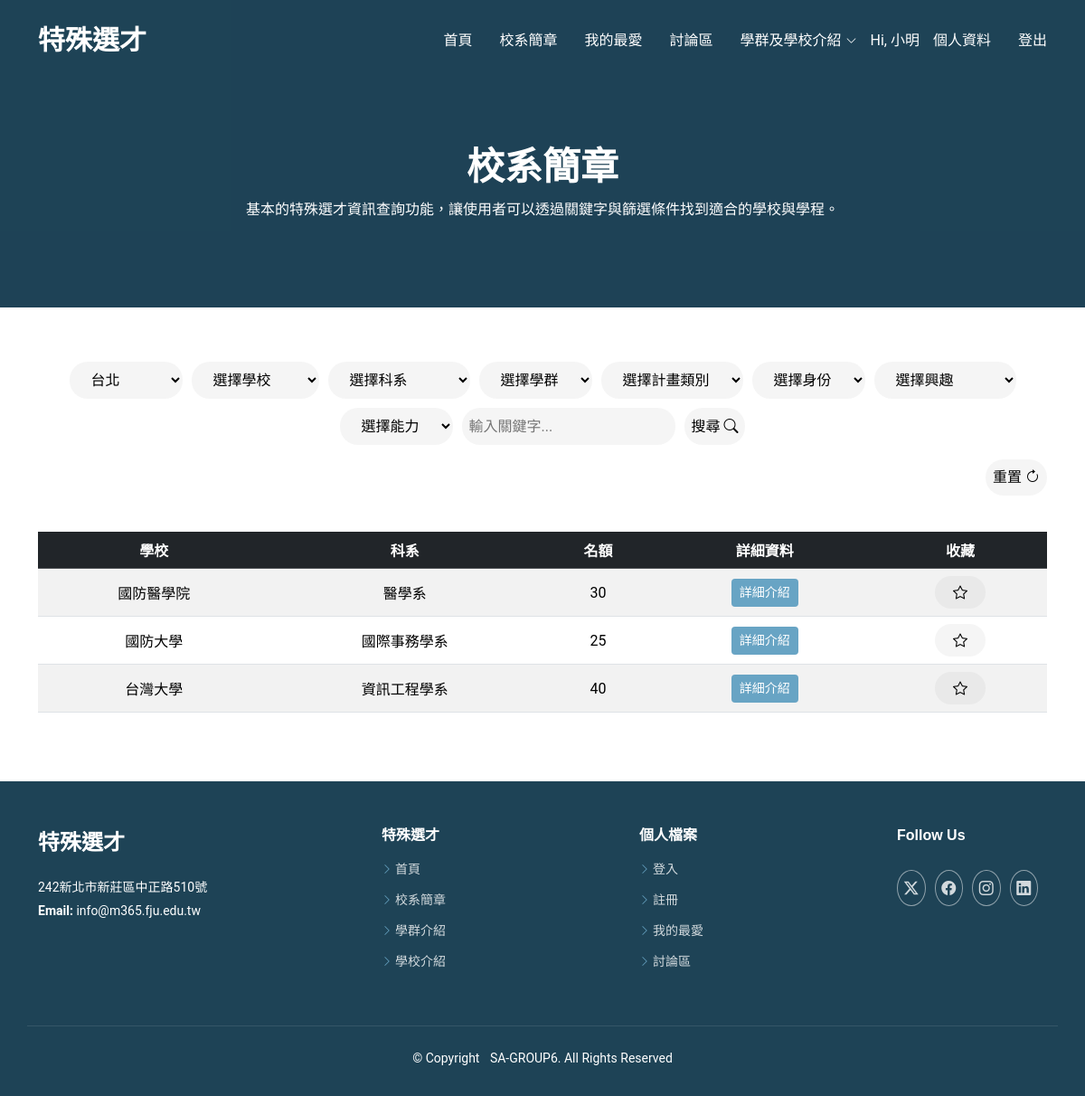
Page /Moderna/about.php?region=台北 (signed in) on the committed database.
### tables this page shows
CREATE TABLE `admi_thro_years` (
  `sch_num` varchar(20) NOT NULL,
  `school` varchar(20) NOT NULL,
  `dep` varchar(20) NOT NULL,
  `110` int(80) NOT NULL,
  `111` int(80) NOT NULL,
  `112` int(80) NOT NULL,
  `113` int(80) NOT NULL,
  `114` int(80) NOT NULL
);

CREATE TABLE `sch_description` (
  `Sch_num` varchar(20) NOT NULL,
  `School_Name` varchar(20) NOT NULL,
  `p_type` varchar(10) NOT NULL,
  `Department` varchar(20) NOT NULL,
  `Region` varchar(10) NOT NULL,
  `address` varchar(50) NOT NULL,
  `Disc_Cluster` varchar(10) NOT NULL,
  `Schol_Apti` varchar(10) DEFAULT NULL,
  `Exam_Item` varchar(20) DEFAULT NULL,
  `Talent` varchar(10) DEFAULT NULL,
  `ID` varchar(10) DEFAULT NULL,
  `Plan` varchar(10) DEFAULT NULL,
  `Quota` int(11) NOT NULL,
  `announce` varchar(100) DEFAULT NULL,
  `Contact` varchar(225) DEFAULT NULL,
  `link` varchar(225) DEFAULT NULL,
  `note` varchar(100) DEFAULT NULL
);

### Moderna/about.php (the view, shortened to what this page needs)
<?php include('header.php'); ?>
<!DOCTYPE html>
<html lang="zh-Hant">
<head>
  <link href="assets/vendor/bootstrap/css/bootstrap.min.css" rel="stylesheet">
  <link href="assets/vendor/bootstrap-icons/bootstrap-icons.css" rel="stylesheet">
  <link href="assets/vendor/aos/aos.css" rel="stylesheet">
  <link href="assets/vendor/glightbox/css/glightbox.min.css" rel="stylesheet">
  <link href="assets/vendor/swiper/swiper-bundle.min.css" rel="stylesheet">
  <link href="assets/css/main.css" rel="stylesheet">
</head>
<body class="about-page">
<main class="main">
  <div class="page-title dark-background">
    <div class="container position-relative">
      <h1>校系簡章</h1>
      <p>基本的特殊選才資訊查詢功能，讓使用者可以透過關鍵字與篩選條件找到適合的學校與學程。</p>
    </div>
  </div>
  <section id="about" class="about section">
    <div class="container">
    <?php
$servername = "localhost";
$username = "root";
$password = "";
$dbname = "sa-6";
$conn = new mysqli($servername, $username, $password, $dbname);
function getDistinctOptions($conn, $column, $table = "sch_description") {
  $sql = "SELECT DISTINCT `$column` FROM `$table` WHERE `$column` IS NOT NULL AND `$column` <> ''";
  $result = $conn->query($sql);
  $options = [];
  if ($result) {
      while ($row = $result->fetch_assoc()) {
          $options[] = $row[$column];
      }
  }
  return $options;
}
$regionOptions = getDistinctOptions($conn, 'Region');
$filters = [
    "q" => $_GET['q'] ?? "",
    "region" => $_GET['region'] ?? "",
    "department" => $_GET['department'] ?? "",
    "plan" => $_GET['plan'] ?? "",
    "schol_apti" => $_GET['schol_apti'] ?? "",
    "talent" => $_GET['talent'] ?? "",
    "ID" => $_GET['ID'] ?? "",
    "school_name" => $_GET['school_name'] ?? "",
    "disc_cluster" => $_GET['disc_cluster'] ?? ""
];
$sql = "SELECT sd.*, aty.110, aty.111, aty.112, aty.113, aty.114
        FROM sch_description sd
        LEFT JOIN admi_thro_years aty ON sd.Sch_num = aty.sch_num
        WHERE 1=1";
$params = [];
$types = "";
foreach ($filters as $key => $value) {
    if ($key !== "q" && !empty($value)) {
        $sql .= " AND $key = ?";
        $params[] = $value;
        $types .= "s";
    }
}
$stmt = $conn->prepare($sql);
if (!empty($params)) {
    $stmt->bind_param($types, ...$params);
}
$stmt->execute();
$result = $stmt->get_result();
$results = $result ? $result->fetch_all(MYSQLI_ASSOC) : [];
?>
<div class="filter-container">
<form method="GET" action="" class="filter-form">
    <select name="region">
        <?php foreach ($regionOptions as $option): ?>
            <option value="<?= htmlspecialchars($option) ?>" <?= ($filters["region"] == $option) ? "selected" : "" ?>>
                <?= htmlspecialchars($option) ?>
            </option>
        <?php endforeach; ?>
    </select>
    <select name="school_name">
        <option value="">選擇學校</option>
    </select>
    <select name="department">
        <option value="">選擇科系</option>
    </select>
    <select name="disc_cluster">
        <option value="">選擇學群</option>
    </select>
    <select name="plan">
        <option value="">選擇計畫類別</option>
    </select>
    <select name="ID">
        <option value="">選擇身份</option>
    </select>
    <select name="schol_apti">
        <option value="">選擇興趣</option>
    </select>
    <select name="talent">
        <option value="">選擇能力</option>
    </select>
    <input type="text" name="q" value="<?= htmlspecialchars($filters['q']) ?>" placeholder="輸入關鍵字..." class="search-input">
    <button type="submit" class="search-button">搜尋 <i class="bi bi-search"></i></button>
</form>
</div>
      <div style="display: flex; justify-content: flex-end;">
        <form method="GET" >
        <button type="submit" class="clear-button">重置 <i class="bi bi-arrow-clockwise"></i></button>
        </form>
       </div>
<?php if (!empty($results)): ?>
<table class="table table-striped table-hover align-middle text-center mt-4">
  <thead class="table-dark">
    <tr><th>學校</th><th>科系</th><th>名額</th><th>詳細資料</th><th>收藏</th></tr>
  </thead>
  <tbody>
<?php foreach ($results as $row): ?>
<tr>
  <td><?= htmlspecialchars($row['School_Name']); ?></td>
  <td><?= htmlspecialchars($row['Department']); ?></td>
  <td><?= htmlspecialchars($row['Quota']); ?></td>
  <td>
  <a href="school_detail.php?sch_num=<?= urlencode($row['Sch_num']) ?>" class="btn btn-sm" style="background-color: var(--accent-color); color:white;">
  詳細介紹
</a>
        </td>
        <td>
<button class="favorite-btn" style="background-color:none"
  data-sch-num="<?php echo $row['Sch_num']; ?>"
  onclick="toggleStar(this)">
  <i class="bi bi-star"></i>
</button>
</tr>
<?php endforeach; ?>
</tbody></table>
<?php else: ?>
<p>沒有找到相關結果。</p>
<?php endif; ?>
</div></section>
</main>
<?php include('footer.php'); ?>
</body>
</html>

### Moderna/assets/css/main.css (style rules this page uses)
:root { --default-font: "Roboto", system-ui, -apple-system, "Segoe UI", Roboto, "Helvetica Neue", Arial, "Noto Sans", "Liberation Sans", sans-serif, "Apple Color Emoji", "Segoe UI Emoji", "Segoe UI Symbol", "Noto Color Emoji"; --heading-font: "Raleway", sans-serif; --nav-font: "Poppins", sans-serif; }
:root { --background-color: #ffffff; --default-color: #555555; --heading-color: #1e4356; --accent-color: #68a4c4; --surface-color: #ffffff; --contrast-color: #ffffff; }
:root { --nav-color: #ffffff; --nav-hover-color: #68a4c4; --nav-mobile-background-color: #ffffff; --nav-dropdown-background-color: #ffffff; --nav-dropdown-color: #555555; --nav-dropdown-hover-color: #68a4c4; }
.dark-background { --background-color: #1e4356; --default-color: #ffffff; --heading-color: #ffffff; --surface-color: #284e62; --contrast-color: #ffffff; }
:root { scroll-behavior: smooth; }
body { color: var(--default-color); background-color: var(--background-color); font-family: var(--default-font); }
a { color: var(--accent-color); text-decoration: none; transition: 0.3s; }
h1, h2, h3, h4, h5, h6 { color: var(--heading-color); font-family: var(--heading-font); }
.page-title { color: var(--default-color); background-color: var(--background-color); padding: 160px 0 80px 0; text-align: center; position: relative; }
.page-title:before { content: ""; background-color: color-mix(in srgb, var(--background-color), transparent 50%); position: absolute; inset: 0; }
.page-title h1 { font-size: 42px; font-weight: 700; margin-bottom: 10px; }
section, .section { color: var(--default-color); background-color: var(--background-color); padding: 60px 0; scroll-margin-top: 90px; overflow: clip; }

### Moderna/about.php (style rules this page uses)
.filter-form { display: flex; flex-wrap: wrap; gap: 10px; justify-content: center; }
.search-button, .clear-button { background-color: color-mix(in srgb, var(--default-color), transparent 94%); border-radius: 20px; padding: 8px; }
.search-input { border-radius: 20px; padding: 8px; border: none; background-color: color-mix(in srgb, var(--default-color), transparent 94%); }
select, button { border-radius: 20px; padding: 10px 20px; border: 0; background-color: color-mix(in srgb, var(--default-color), transparent 94%); }

### rows in the picture
admi_thro_years: sch_num.School_Name "國防醫學院", sch_num.Department "醫學系", sch_num.Quota "30"
admi_thro_years: sch_num.School_Name "國防大學", sch_num.Department "國際事務學系", sch_num.Quota "25"
admi_thro_years: sch_num.School_Name "台灣大學", sch_num.Department "資訊工程學系", sch_num.Quota "40"

### other values in the picture
$_SESSION['nickname'] "小明"
form field region "台北"
